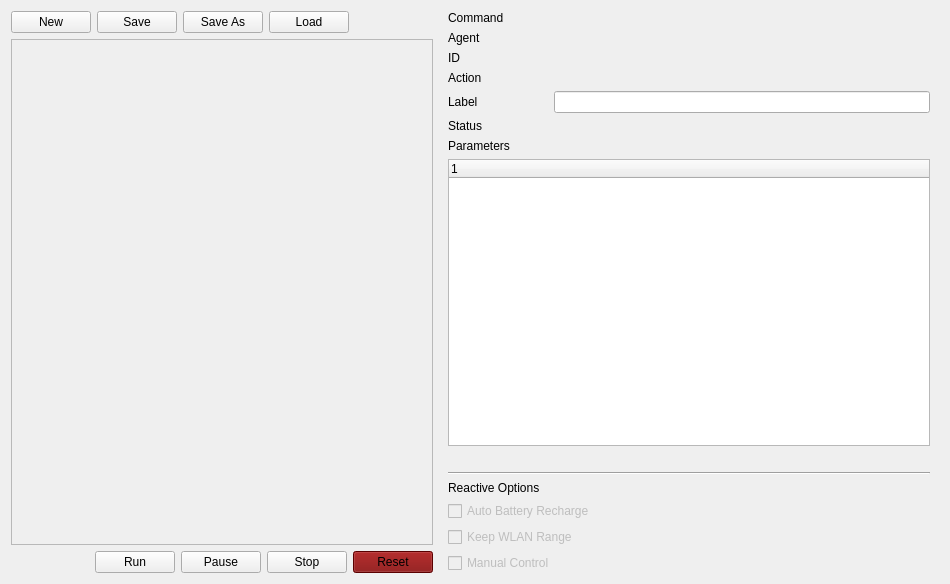
<?xml version="1.0" encoding="UTF-8"?>
<!--
#
# The BSD 3-Clause License
#
# Copyright (c) 2022, DLR-RM All rights reserved.
#
# Redistribution and use in source and binary forms, with or without 
# modification, are permitted provided that the following conditions are met:
#
# 1. Redistributions of source code must retain the above copyright notice, 
#    this list of conditions and the following disclaimer.
#
# 2. Redistributions in binary form must reproduce the above copyright notice, 
#    this list of conditions and the following disclaimer in the documentation 
#    and/or other materials provided with the distribution.
#
# 3. Neither the name of the copyright holder nor the names of its contributors 
#    may be used to endorse or promote products derived from this software 
#    without specific prior written permission.
#
# THIS SOFTWARE IS PROVIDED BY THE COPYRIGHT HOLDERS AND CONTRIBUTORS "AS IS" 
# AND ANY EXPRESS OR IMPLIED WARRANTIES, INCLUDING, BUT NOT LIMITED TO, THE 
# IMPLIED WARRANTIES OF MERCHANTABILITY AND FITNESS FOR A PARTICULAR PURPOSE ARE 
# DISCLAIMED. IN NO EVENT SHALL THE COPYRIGHT HOLDER OR CONTRIBUTORS BE LIABLE 
# FOR ANY DIRECT, INDIRECT, INCIDENTAL, SPECIAL, EXEMPLARY, OR CONSEQUENTIAL 
# DAMAGES (INCLUDING, BUT NOT LIMITED TO, PROCUREMENT OF SUBSTITUTE GOODS OR 
# SERVICES; LOSS OF USE, DATA, OR PROFITS; OR BUSINESS INTERRUPTION) HOWEVER 
# CAUSED AND ON ANY THEORY OF LIABILITY, WHETHER IN CONTRACT, STRICT LIABILITY, 
# OR TORT (INCLUDING NEGLIGENCE OR OTHERWISE) ARISING IN ANY WAY OUT OF THE USE 
# OF THIS SOFTWARE, EVEN IF ADVISED OF THE POSSIBILITY OF SUCH DAMAGE.
# 
# Contributors:
# Ryo Sakagami <ryo.sakagami@dlr.de>
-->
<ui version="4.0">
 <class>Form</class>
 <widget class="QWidget" name="Form">
  <property name="geometry">
   <rect>
    <x>0</x>
    <y>0</y>
    <width>950</width>
    <height>584</height>
   </rect>
  </property>
  <property name="sizePolicy">
   <sizepolicy hsizetype="Expanding" vsizetype="Preferred">
    <horstretch>0</horstretch>
    <verstretch>0</verstretch>
   </sizepolicy>
  </property>
  <property name="windowTitle">
   <string>Mission Control GUI</string>
  </property>
  <layout class="QHBoxLayout" name="horizontalLayout">
   <item>
    <layout class="QVBoxLayout" name="verticalLayout">
     <item>
      <layout class="QHBoxLayout" name="horizontalLayoutTopButtons">
       <item>
        <widget class="QPushButton" name="newPushButton">
         <property name="sizePolicy">
          <sizepolicy hsizetype="Fixed" vsizetype="Fixed">
           <horstretch>0</horstretch>
           <verstretch>0</verstretch>
          </sizepolicy>
         </property>
         <property name="text">
          <string>New</string>
         </property>
        </widget>
       </item>
       <item>
        <widget class="QPushButton" name="savePushButton">
         <property name="sizePolicy">
          <sizepolicy hsizetype="Fixed" vsizetype="Fixed">
           <horstretch>0</horstretch>
           <verstretch>0</verstretch>
          </sizepolicy>
         </property>
         <property name="text">
          <string>Save</string>
         </property>
        </widget>
       </item>
       <item>
        <widget class="QPushButton" name="saveasPushButton">
         <property name="text">
          <string>Save As</string>
         </property>
        </widget>
       </item>
       <item>
        <widget class="QPushButton" name="loadPushButton">
         <property name="sizePolicy">
          <sizepolicy hsizetype="Fixed" vsizetype="Fixed">
           <horstretch>0</horstretch>
           <verstretch>0</verstretch>
          </sizepolicy>
         </property>
         <property name="text">
          <string>Load</string>
         </property>
        </widget>
       </item>
       <item>
        <spacer name="horizontalSpacerTopButtons">
         <property name="orientation">
          <enum>Qt::Horizontal</enum>
         </property>
         <property name="sizeHint" stdset="0">
          <size>
           <width>40</width>
           <height>20</height>
          </size>
         </property>
        </spacer>
       </item>
      </layout>
     </item>
     <item>
      <widget class="QScrollArea" name="scrollArea">
       <property name="widgetResizable">
        <bool>true</bool>
       </property>
       <widget class="QWidget" name="scrollAreaWidgetContents">
        <property name="geometry">
         <rect>
          <x>0</x>
          <y>0</y>
          <width>422</width>
          <height>478</height>
         </rect>
        </property>
       </widget>
      </widget>
     </item>
     <item>
      <layout class="QHBoxLayout" name="horizontalLayoutBottomButtons">
       <item>
        <spacer name="horizontalSpacerBottomButtons">
         <property name="orientation">
          <enum>Qt::Horizontal</enum>
         </property>
         <property name="sizeHint" stdset="0">
          <size>
           <width>40</width>
           <height>20</height>
          </size>
         </property>
        </spacer>
       </item>
       <item>
        <widget class="QPushButton" name="runPushButton">
         <property name="sizePolicy">
          <sizepolicy hsizetype="Fixed" vsizetype="Fixed">
           <horstretch>0</horstretch>
           <verstretch>0</verstretch>
          </sizepolicy>
         </property>
         <property name="text">
          <string>Run</string>
         </property>
        </widget>
       </item>
       <item>
        <widget class="QPushButton" name="pausePushButton">
         <property name="sizePolicy">
          <sizepolicy hsizetype="Fixed" vsizetype="Fixed">
           <horstretch>0</horstretch>
           <verstretch>0</verstretch>
          </sizepolicy>
         </property>
         <property name="text">
          <string>Pause</string>
         </property>
        </widget>
       </item>
       <item>
        <widget class="QPushButton" name="stopPushButton">
         <property name="sizePolicy">
          <sizepolicy hsizetype="Fixed" vsizetype="Fixed">
           <horstretch>0</horstretch>
           <verstretch>0</verstretch>
          </sizepolicy>
         </property>
         <property name="text">
          <string>Stop</string>
         </property>
        </widget>
       </item>
       <item>
        <widget class="QPushButton" name="resetPushButton">
         <property name="sizePolicy">
          <sizepolicy hsizetype="Fixed" vsizetype="Fixed">
           <horstretch>0</horstretch>
           <verstretch>0</verstretch>
          </sizepolicy>
         </property>
         <property name="styleSheet">
          <string notr="true">background-color: rgb(126, 0, 0);</string>
         </property>
         <property name="text">
          <string>Reset</string>
         </property>
        </widget>
       </item>
      </layout>
     </item>
    </layout>
   </item>
   <item>
    <widget class="QWidget" name="commandWidget" native="true">
     <property name="sizePolicy">
      <sizepolicy hsizetype="Fixed" vsizetype="Preferred">
       <horstretch>0</horstretch>
       <verstretch>0</verstretch>
      </sizepolicy>
     </property>
     <property name="minimumSize">
      <size>
       <width>500</width>
       <height>0</height>
      </size>
     </property>
     <layout class="QVBoxLayout" name="verticalLayout_2">
      <property name="topMargin">
       <number>0</number>
      </property>
      <property name="bottomMargin">
       <number>0</number>
      </property>
      <item>
       <widget class="QLabel" name="commandTitleLabel">
        <property name="text">
         <string>Command</string>
        </property>
       </widget>
      </item>
      <item>
       <layout class="QHBoxLayout" name="agentNameHorizontalLayout">
        <item>
         <widget class="QLabel" name="agentNameLabel">
          <property name="maximumSize">
           <size>
            <width>100</width>
            <height>16777215</height>
           </size>
          </property>
          <property name="text">
           <string>Agent</string>
          </property>
         </widget>
        </item>
        <item>
         <widget class="QLabel" name="agentNameVariableLabel">
          <property name="text">
           <string/>
          </property>
         </widget>
        </item>
       </layout>
      </item>
      <item>
       <layout class="QHBoxLayout" name="horizontalLayout_3">
        <property name="topMargin">
         <number>0</number>
        </property>
        <item>
         <widget class="QLabel" name="label_2">
          <property name="maximumSize">
           <size>
            <width>100</width>
            <height>16777215</height>
           </size>
          </property>
          <property name="text">
           <string>ID</string>
          </property>
         </widget>
        </item>
        <item>
         <widget class="QLabel" name="idLabel">
          <property name="text">
           <string/>
          </property>
          <property name="textInteractionFlags">
           <set>Qt::LinksAccessibleByMouse|Qt::TextSelectableByMouse</set>
          </property>
         </widget>
        </item>
       </layout>
      </item>
      <item>
       <layout class="QHBoxLayout" name="horizontalLayout_4">
        <item>
         <widget class="QLabel" name="actionNameLabel">
          <property name="maximumSize">
           <size>
            <width>100</width>
            <height>16777215</height>
           </size>
          </property>
          <property name="text">
           <string>Action</string>
          </property>
         </widget>
        </item>
        <item>
         <widget class="QLabel" name="actionNameVariableLabel">
          <property name="text">
           <string/>
          </property>
         </widget>
        </item>
       </layout>
      </item>
      <item>
       <layout class="QHBoxLayout" name="horizontalLayout_6">
        <property name="topMargin">
         <number>0</number>
        </property>
        <item>
         <widget class="QLabel" name="actionLabelLabel">
          <property name="minimumSize">
           <size>
            <width>100</width>
            <height>0</height>
           </size>
          </property>
          <property name="maximumSize">
           <size>
            <width>100</width>
            <height>16777215</height>
           </size>
          </property>
          <property name="text">
           <string>Label</string>
          </property>
         </widget>
        </item>
        <item>
         <widget class="QLineEdit" name="actionLabelVariableLineEdit"/>
        </item>
       </layout>
      </item>
      <item>
       <layout class="QHBoxLayout" name="horizontalLayout_2">
        <property name="topMargin">
         <number>0</number>
        </property>
        <item>
         <widget class="QLabel" name="statusLabel">
          <property name="maximumSize">
           <size>
            <width>100</width>
            <height>16777215</height>
           </size>
          </property>
          <property name="text">
           <string>Status</string>
          </property>
         </widget>
        </item>
        <item>
         <widget class="QLabel" name="statusVariableLabel">
          <property name="text">
           <string/>
          </property>
         </widget>
        </item>
       </layout>
      </item>
      <item>
       <widget class="QLabel" name="parametersLabel">
        <property name="text">
         <string>Parameters</string>
        </property>
       </widget>
      </item>
      <item>
       <widget class="QTreeWidget" name="parametersTreeWidget">
        <property name="selectionBehavior">
         <enum>QAbstractItemView::SelectRows</enum>
        </property>
        <column>
         <property name="text">
          <string notr="true">1</string>
         </property>
        </column>
       </widget>
      </item>
      <item>
       <widget class="QLabel" name="debugIntMarkerNameLabel">
        <property name="styleSheet">
         <string notr="true">color: rgb(255, 0, 0);</string>
        </property>
        <property name="text">
         <string/>
        </property>
       </widget>
      </item>
      <item>
       <widget class="Line" name="line">
        <property name="orientation">
         <enum>Qt::Horizontal</enum>
        </property>
       </widget>
      </item>
      <item>
       <widget class="QLabel" name="reactiveOptionsLabel">
        <property name="text">
         <string>Reactive Options</string>
        </property>
       </widget>
      </item>
      <item>
       <widget class="QCheckBox" name="batteryCheckBox">
        <property name="enabled">
         <bool>false</bool>
        </property>
        <property name="text">
         <string>Auto Battery Recharge</string>
        </property>
       </widget>
      </item>
      <item>
       <widget class="QCheckBox" name="wlanCheckBox">
        <property name="enabled">
         <bool>false</bool>
        </property>
        <property name="text">
         <string>Keep WLAN Range</string>
        </property>
       </widget>
      </item>
      <item>
       <widget class="QCheckBox" name="manualCheckBox">
        <property name="enabled">
         <bool>false</bool>
        </property>
        <property name="text">
         <string>Manual Control</string>
        </property>
       </widget>
      </item>
     </layout>
    </widget>
   </item>
  </layout>
 </widget>
 <resources/>
 <connections/>
</ui>
